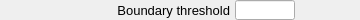
    <widget class="PyDMFrame" name="composite_12">
      <property name="geometry">
        <rect>
          <x>15</x>
          <y>655</y>
          <width>360</width>
          <height>20</height>
        </rect>
      </property>
      <widget class="QLabel" name="text_13">
        <property name="geometry">
          <rect>
            <x>0</x>
            <y>0</y>
            <width>230</width>
            <height>20</height>
          </rect>
        </property>
        <property name="text">
          <string>Boundary threshold</string>
        </property>
        <property name="font" stdset="0">
          <font>
            <pointsize>10</pointsize>
          </font>
        </property>
        <property name="brush" stdset="0">
          <brush brushstyle="SolidPattern">
            <color alpha="255">
              <red>0</red>
              <green>0</green>
              <blue>0</blue>
            </color>
          </brush>
        </property>
        <property name="toolTip">
          <string>text_13</string>
        </property>
        <property name="alignment">
          <set>Qt::AlignRight|Qt::AlignTrailing|Qt::AlignVCenter</set>
        </property>
        <property name="styleSheet">
          <string notr="true">QLabel#text_13 {
  color: rgb(0, 0, 0);
  }</string>
        </property>
      </widget>
      <widget class="PyDMLineEdit" name="text_entry_8">
        <property name="geometry">
          <rect>
            <x>235</x>
            <y>0</y>
            <width>60</width>
            <height>20</height>
          </rect>
        </property>
        <property name="channel" stdset="0">
          <string>ca://${prefix}BoundaryThreshold</string>
        </property>
        <property name="toolTip">
          <string>${prefix}BoundaryThreshold</string>
        </property>
        <property name="font" stdset="0">
          <font>
            <pointsize>10</pointsize>
          </font>
        </property>
        <property name="styleSheet">
          <string notr="true">PyDMLineEdit#text_entry_8 {
  color: rgb(0, 0, 0);
  background-color: rgb(115, 223, 255);
  border: 1px solid black;
  margin: 0px;
  padding: 0px;
  spacing: 0px;
  }</string>
        </property>
      </widget>
      <widget class="PyDMLabel" name="text_update_11">
        <property name="geometry">
          <rect>
            <x>300</x>
            <y>1</y>
            <width>60</width>
            <height>18</height>
          </rect>
        </property>
        <property name="toolTip">
          <string>PV: ${prefix}BoundaryThreshold_RBV</string>
        </property>
        <property name="channel" stdset="0">
          <string>ca://${prefix}BoundaryThreshold_RBV</string>
        </property>
        <property name="font" stdset="0">
          <font>
            <pointsize>10</pointsize>
          </font>
        </property>
        <property name="alignment">
          <set>Qt::AlignLeading|Qt::AlignLeft|Qt::AlignVCenter</set>
        </property>
        <property name="textInteractionFlags">
          <set>Qt::TextSelectableByKeyboard|Qt::TextSelectableByMouse</set>
        </property>
        <property name="styleSheet">
          <string notr="true">PyDMLabel#text_update_11 {
  color: rgb(10, 0, 184);
  background-color: rgb(187, 187, 187);
  }</string>
        </property>
      </widget>
    </widget>
